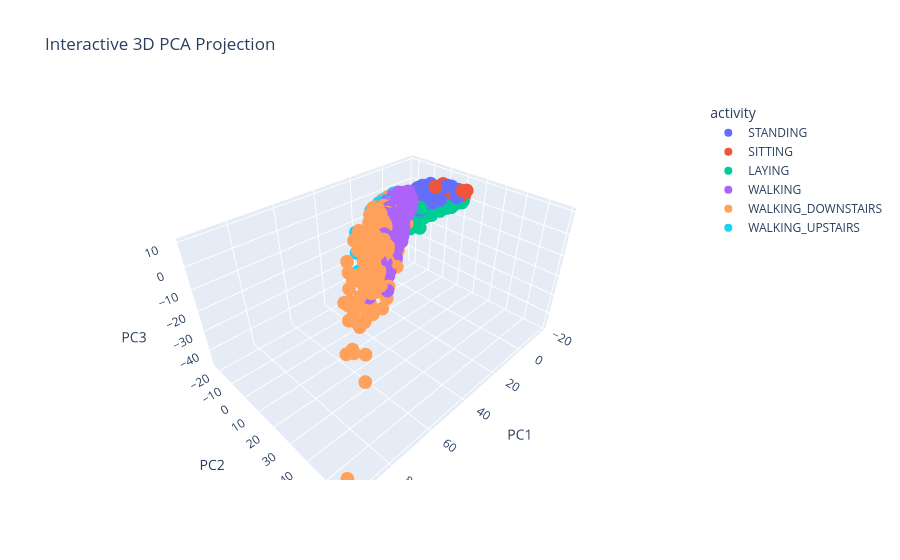

Here is the notebook cell this chart was saved with:
### Code cell
pca_df_3d = pd.DataFrame(X_pca_3d, columns=['PC1', 'PC2', 'PC3'])
pca_df_3d['activity'] = pca_df['activity_name']  # use names

fig = px.scatter_3d(
    pca_df_3d,
    x='PC1',
    y='PC2',
    z='PC3',
    color='activity',
    title='Interactive 3D PCA Projection'
)

fig.show()

### Figure 1 — Plotly figure (JSON) as saved in the notebook; plotly's stock layout.template omitted (floating-point values rounded to 4 significant figures; data arrays with more than 128 entries replaced by an {"elided": "..."} marker saying what was removed)
{"data": [{"hovertemplate": "activity=STANDING<br>PC1=%{x}<br>PC2=%{y}<br>PC3=%{z}<extra></extra>", "legendgroup": "STANDING", "marker": {"color": "#636efa", "symbol": "circle"}, "mode": "markers", "name": "STANDING", "scene": "scene", "showlegend": true, "type": "scatter3d", "x": {"elided": "1374 float values"}, "y": {"elided": "1374 float values"}, "z": {"elided": "1374 float values"}}, {"hovertemplate": "activity=SITTING<br>PC1=%{x}<br>PC2=%{y}<br>PC3=%{z}<extra></extra>", "legendgroup": "SITTING", "marker": {"color": "#EF553B", "symbol": "circle"}, "mode": "markers", "name": "SITTING", "scene": "scene", "showlegend": true, "type": "scatter3d", "x": {"elided": "1286 float values"}, "y": {"elided": "1286 float values"}, "z": {"elided": "1286 float values"}}, {"hovertemplate": "activity=LAYING<br>PC1=%{x}<br>PC2=%{y}<br>PC3=%{z}<extra></extra>", "legendgroup": "LAYING", "marker": {"color": "#00cc96", "symbol": "circle"}, "mode": "markers", "name": "LAYING", "scene": "scene", "showlegend": true, "type": "scatter3d", "x": {"elided": "1407 float values"}, "y": {"elided": "1407 float values"}, "z": {"elided": "1407 float values"}}, {"hovertemplate": "activity=WALKING<br>PC1=%{x}<br>PC2=%{y}<br>PC3=%{z}<extra></extra>", "legendgroup": "WALKING", "marker": {"color": "#ab63fa", "symbol": "circle"}, "mode": "markers", "name": "WALKING", "scene": "scene", "showlegend": true, "type": "scatter3d", "x": {"elided": "1226 float values"}, "y": {"elided": "1226 float values"}, "z": {"elided": "1226 float values"}}, {"hovertemplate": "activity=WALKING_DOWNSTAIRS<br>PC1=%{x}<br>PC2=%{y}<br>PC3=%{z}<extra></extra>", "legendgroup": "WALKING_DOWNSTAIRS", "marker": {"color": "#FFA15A", "symbol": "circle"}, "mode": "markers", "name": "WALKING_DOWNSTAIRS", "scene": "scene", "showlegend": true, "type": "scatter3d", "x": {"elided": "986 float values"}, "y": {"elided": "986 float values"}, "z": {"elided": "986 float values"}}, {"hovertemplate": "activity=WALKING_UPSTAIRS<br>PC1=%{x}<br>PC2=%{y}<br>PC3=%{z}<extra></extra>", "legendgroup": "WALKING_UPSTAIRS", "marker": {"color": "#19d3f3", "symbol": "circle"}, "mode": "markers", "name": "WALKING_UPSTAIRS", "scene": "scene", "showlegend": true, "type": "scatter3d", "x": {"elided": "1073 float values"}, "y": {"elided": "1073 float values"}, "z": {"elided": "1073 float values"}}], "layout": {"legend": {"title": {"text": "activity"}, "tracegroupgap": 0}, "scene": {"domain": {"x": [0, 1], "y": [0, 1]}, "xaxis": {"title": {"text": "PC1"}}, "yaxis": {"title": {"text": "PC2"}}, "zaxis": {"title": {"text": "PC3"}}}, "title": {"text": "Interactive 3D PCA Projection"}}}
